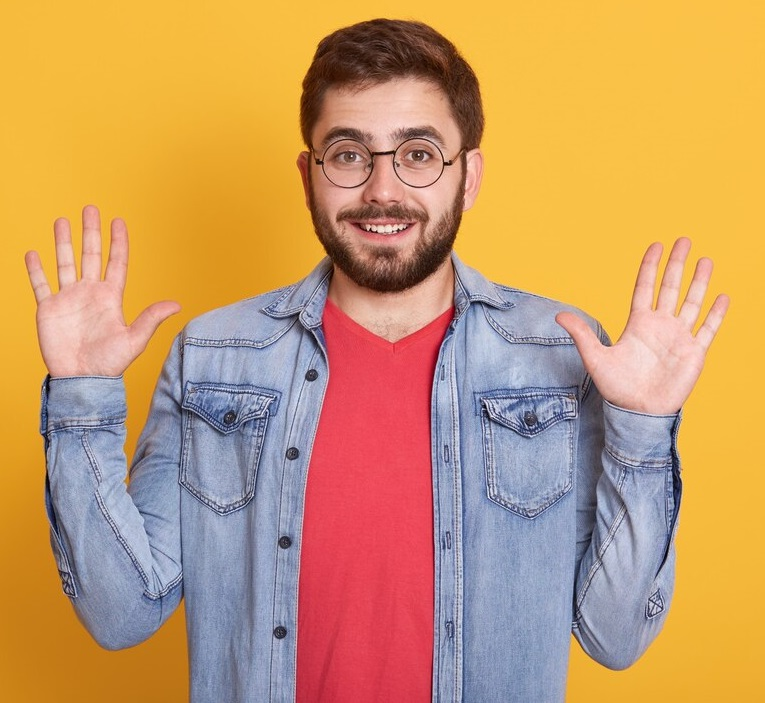
#> input picture images/1.jpg, 765 x 703 px
$ python image_boundary.py
#> lines starting #> are read from the running program, lines starting #| are printed output that depends on the picture
import numpy as np
import matplotlib.pyplot as plt

def add_boundary(image, boundary_width, boundary_value):
    # Get the dimensions of the original image
    height, width = image.shape

    # Create a new array with extended dimensions
    extended_image = np.full((height + 2 * boundary_width, width + 2 * boundary_width), boundary_value, dtype=image.dtype)

    # Copy the original image into the center of the extended array
    extended_image[boundary_width:boundary_width + height, boundary_width:boundary_width + width] = image

    return extended_image

# Load the image
image = plt.imread('images/1.jpg')
#> image is the input picture: shape (703, 765, 3); mean R, G, B 199.5, 153, 104.8

# Convert to grayscale if necessary
if len(image.shape) > 2:
    image = np.mean(image, axis=2).astype(np.uint8)
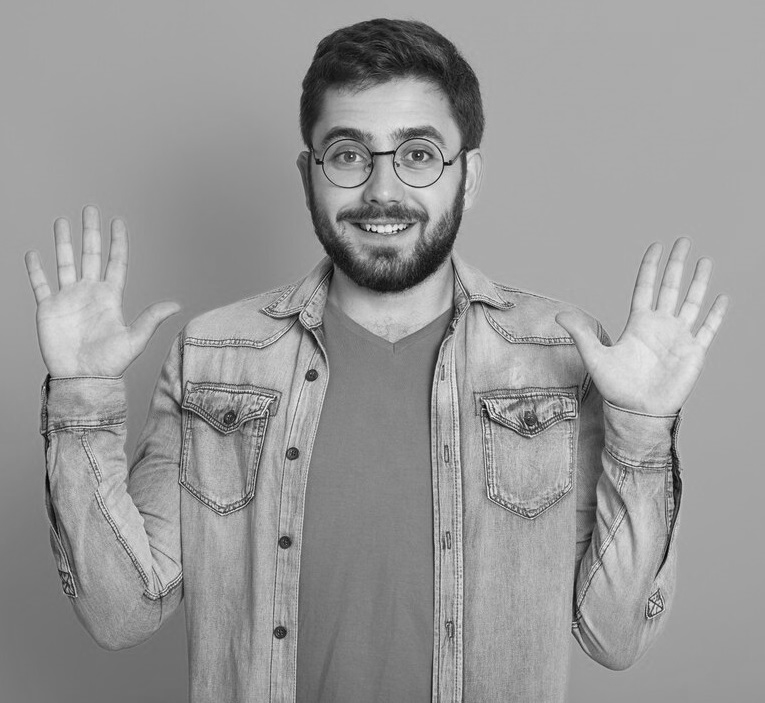
#> image: shape (703, 765); min 2, max 250, mean 152

# Define boundary width and value
boundary_width = 20
boundary_value = 0  # Black color for the boundary

# Add boundary to the image
image_with_boundary = add_boundary(image, boundary_width, boundary_value)
#> in add_boundary, `extended_image[boundary_width:boundary_width + height, boundary_width:..`:
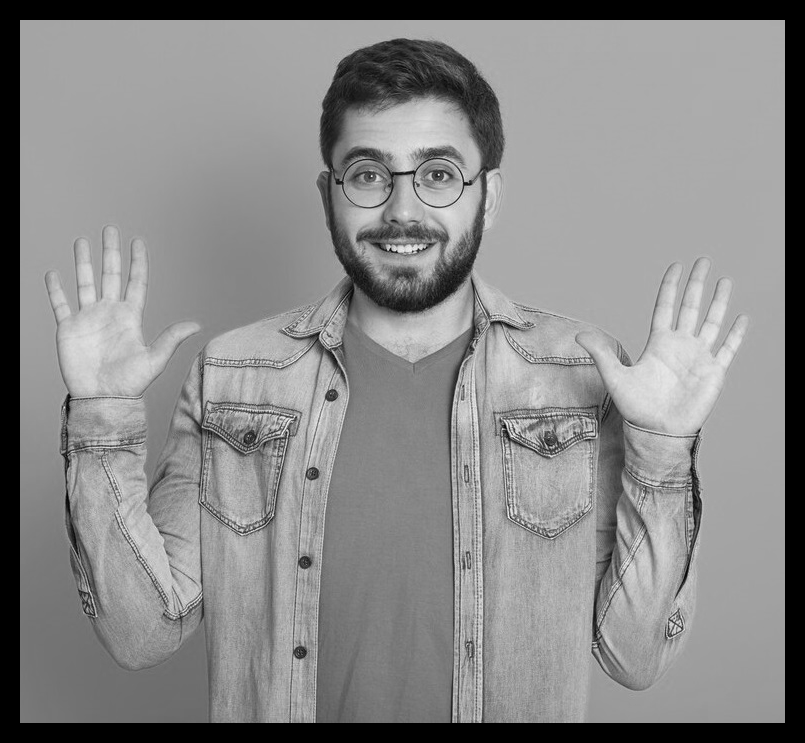
#> extended_image: shape (743, 805); min 0, max 250, mean 136.7

# Plot the image with boundary
plt.imshow(image_with_boundary, cmap='gray')
plt.title('Image with Boundary')
plt.axis('off')
plt.show()

# python image_boundary.py
